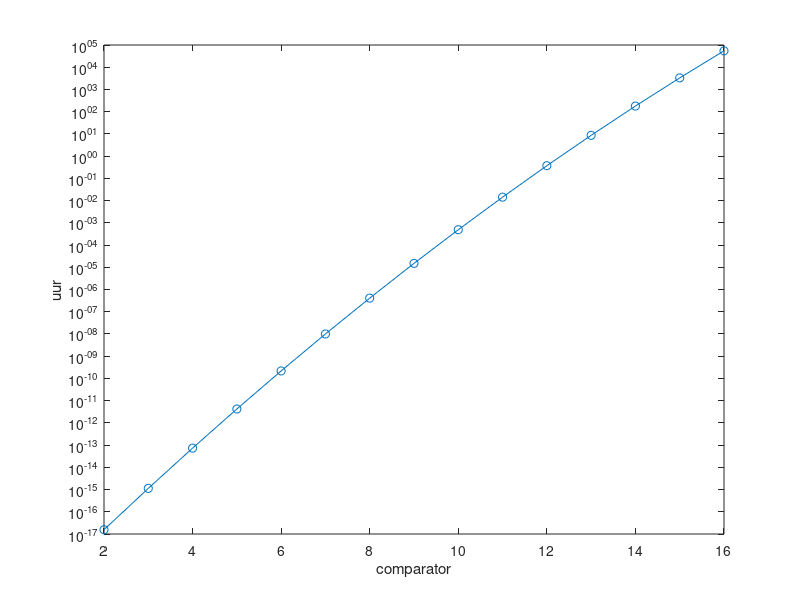
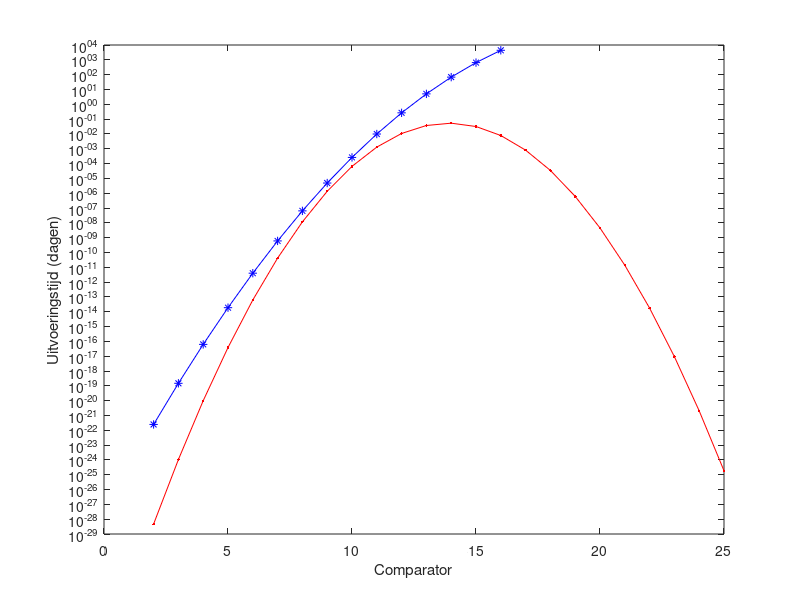

These figures' MATLAB source, in order:
clc
clear all

% waarden

% hours
       %a2 =   1.395e+19; %  (-2.219e+19, 5.009e+19)
       %b2 =       40.15; %(38.39, 41.9)
       %c2 =       4.331; % (4.193, 4.469)
a1 =   1.395e+19;
b1 =       40.15;
c1 =       4.193;

%a1 =   1.395e+19;
%b1 =       40.15;
%c1 =       4.203;

x_b10 = (2:16);
f = @(x) a1*exp(-((x-b1)/c1).^2);

plot(x_b10,f(x_b10), 'o-')
set(gca,'YScale','log')
ylabel('uur')
xlabel('comparator')

%%
x_b10_2 = (2:16);

% days 10
a2 =   3.559e+05;  %(-2.165e+06, 2.878e+06)
b2 =       21.05;  %(16.24, 25.86)
c2 =       2.409;  %(1.731, 3.087)

       %a2 =   9.089e+04  %(-5.204e+05, 7.022e+05)
       %b2 =       20.12  %(15.54, 24.7)
       %c2 =       2.274  %(1.59, 2.958)

%a2 =        7744  %(-3.848e+04, 5.397e+04)
%b2 =       18.44  %(14.36, 22.52)
%c2 =       2.008  %(1.319, 2.697)

f2 = @(x) a2*exp(-((x-b2)/c2).^2);

% days 9
       a3 =      0.0532  %(0.05281, 0.05358)
       b3 =       13.91  %(13.9, 13.92)
       c3 =       1.509  %(1.497, 1.522)
f3 = @(x) a3*exp(-((x-b3)/c3).^2);

figure
plot(x_b10_2,f2(x_b10_2), 'b*-')
set(gca,'YScale','log')
ylabel('Uitvoeringstijd (dagen)')
xlabel('Comparator')
hold on
plot((2:25), f3((2:25)), 'r.-');
%legend('Benadering 10 kanalen, t.e.m. comparator 16', 'Model 9 kanalen.');
